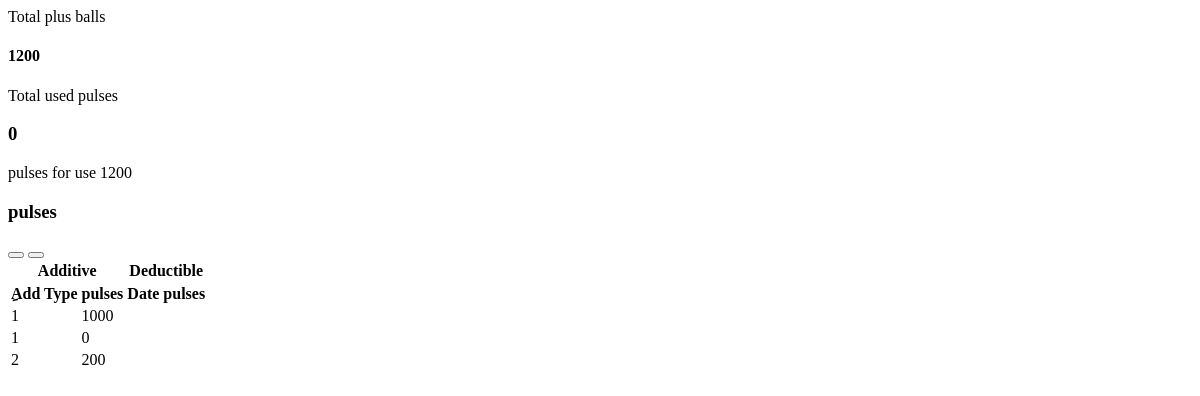
/ballsbalance/33/, run on an earlier commit of the app's database.
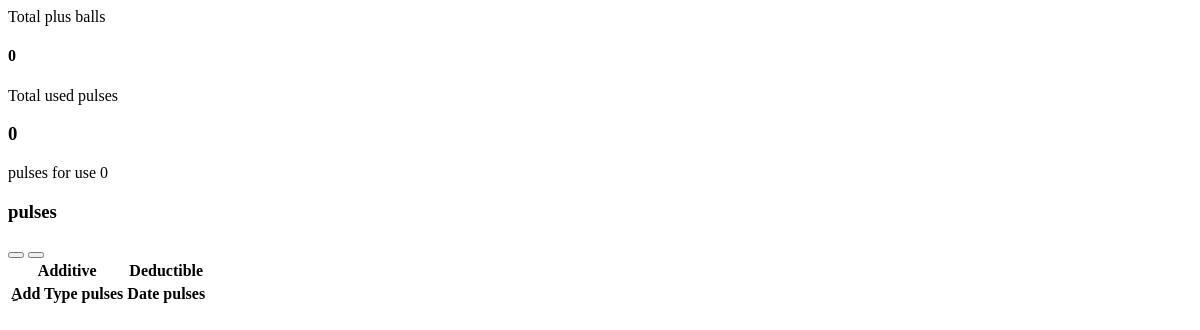
And on a later commit of the database.
### novav1/models.py (models this page shows, shortened)
class Order(models.Model):
    Patient      =     models.ForeignKey("Patient", on_delete=models.CASCADE, blank=True, null=True)
    Patient_from     =     models.ForeignKey("Patient",related_name='Patient_from' ,on_delete=models.CASCADE, blank=True, null=True)
    user         =     models.ForeignKey(settings.AUTH_USER_MODEL,on_delete=models.CASCADE)
    ref_code     =     models.CharField(max_length=20,default=create_ref_code())
    items        =     models.ManyToManyField(OrderItem, blank=True, null=True)
    start_date   =     models.DateTimeField(auto_now_add=True)
    order_type   =     models.IntegerField(choices=ORDER_TYPE,default=1,blank=True,null=True)
    ordered_date =     models.DateTimeField()  #auto_now_add=True
    ordered      =     models.BooleanField(default=False)
    TotalPrice       = models.IntegerField(default=0)
    Discount         = models.IntegerField(default=0,blank=True,null=True)
    Net              = models.IntegerField(default=0,blank=True,null=True)
    Cash             = models.IntegerField(default=0)
    Remmaining       = models.IntegerField(default=0)
    Refunds          = models.IntegerField(default=0)
    balls            = models.IntegerField(default=0)
    ballsRemmaining  = models.IntegerField(default=0)

### novav1/views.py (the view)
# urls.py: path('ballsbalance/<int:pid>/', views.ballsbalance, name='ballsbalance'),
def ballsbalance(request ,pid):
    order_all_ballses= models.Order.objects.filter( order_type__in=[1, 2,3],Patient_id=pid)
    Patientdata  =   models.Patient.objects.get(id=pid)
    order_transfer_ballses = models.Order.objects.filter( order_type__in=[1, 2],Patient_id=pid)
    event= Events.objects.filter(event_name=models.Patient.objects.get(pk=pid))
    order_transfer_ballses = models.Order.objects.filter( order_type=3,Patient_id=pid)
    total_plus_balls_in_order=0
    for value in order_all_ballses:
        total_plus_balls_in_order += value.balls
    total_ballse_in_event=0
    for value in event:
        total_ballse_in_event +=    int(value.session_used_balls)
    order_transfer_ballses=0
    for value in range(order_transfer_ballses):
        order_transfer_ballses += value.balls
    total_cut_ballses =total_ballse_in_event + order_transfer_ballses
    total_ballses_remining = total_plus_balls_in_order - total_cut_ballses
    objects_list = list(zip_longest(order_all_ballses, event))
    context={
           'Patientdata':Patientdata,
           'objects_list':objects_list,
           'total_plus_balls_in_order':total_plus_balls_in_order,
           'total_cut_ballses':total_cut_ballses,
           'total_ballses_remining':total_ballses_remining
    }
    return render(request, 'core/templates/includesdetils/pulses.html', context)

### core/templates/includesdetils/pulses.html (shortened to what this page needs)
<div class="row">
    <div class="col-12 col-sm-6 col-md-4">
      <div class="info-box">
        <div class="info-box-content">
          <span class="info-box-text">Total plus balls </span>
          <span class="info-box-number">
            <h4>{{total_plus_balls_in_order}}</h4>
          </span>
        </div>
      </div>
    </div>
    <div class="col-12 col-sm-6 col-md-4">
      <div class="info-box mb-3">
        <div class="info-box-content">
          <span class="info-box-text">Total used pulses</span>
          <span class="info-box-number"><h3>{{total_cut_ballses}}</h3></span>
        </div>
      </div>
    </div>
    <div class="col-12 col-sm-6 col-md-4">
      <div class="info-box mb-3">
        <div class="info-box-content">
          <span class="info-box-text">pulses for use</span>
          <span class="info-box-number">{{total_ballses_remining}}</span>
        </div>
      </div>
    </div>
  </div>
<div class="card">
  <div class="card-header">
    <h3 class="card-title">pulses</h3>
    <div class="card-tools">
      <button type="button" class="btn btn-tool" data-card-widget="collapse" title="Collapse">
      </button>
      <button type="button" class="btn btn-tool" data-card-widget="remove" title="Remove">
      </button>
    </div>
  </div>
  <div class="card-body">
    <table  class="table table-bordered table-striped">
      <thead>
        <th colspan="2" class="border-bottom-0">Additive</th>
        <th colspan="2" class="border-bottom-0">Deductible</th>
      <tr>
        <th scope="col" class="border-bottom-0">ِAdd Type</th>
        <th scope="col" class="border-bottom-0">pulses</th>
        <th scope="col" class="border-bottom-0">Date</th>
        <th scope="col" class="border-bottom-0">pulses</th>
      </tr>
      </thead>
      <tbody>
        {% for order_all_ballses, event   in objects_list %}
        <tr>
          <td>{{order_all_ballses.order_type}}</td>
          <td>{{order_all_ballses.balls}}</td>
          <td>{{event.start_session|date:'Y-m-d' }}</td>
          <td>{{event.session_used_balls}}</td>
        </tr>
      {% endfor %}
    </table>
  </div>
</div>

What changed in the data, as far as the page shows it:
removed Order: order_type "1", balls "1000"
removed Order: order_type "1", balls "0"
removed Order: order_type "2", balls "200"
Also different on the page:
{{ total_plus_balls_in_order }}: "1200" → "0"
{{ total_ballses_remining }}: "1200" → "0"
